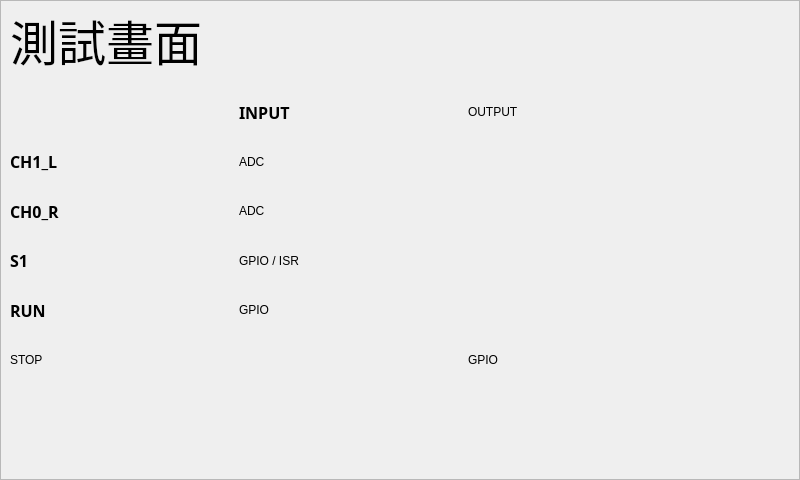
  <widget class="QFrame" name="test">
   <property name="geometry">
    <rect>
     <x>0</x>
     <y>0</y>
     <width>800</width>
     <height>480</height>
    </rect>
   </property>
   <property name="autoFillBackground">
    <bool>true</bool>
   </property>
   <property name="frameShape">
    <enum>QFrame::StyledPanel</enum>
   </property>
   <property name="frameShadow">
    <enum>QFrame::Raised</enum>
   </property>
   <widget class="QLabel" name="label_3">
    <property name="geometry">
     <rect>
      <x>10</x>
      <y>10</y>
      <width>441</width>
      <height>61</height>
     </rect>
    </property>
    <property name="font">
     <font>
      <family>標楷體</family>
      <pointsize>36</pointsize>
     </font>
    </property>
    <property name="text">
     <string>測試畫面</string>
    </property>
   </widget>
   <widget class="QWidget" name="gridLayoutWidget">
    <property name="geometry">
     <rect>
      <x>10</x>
      <y>70</y>
      <width>681</width>
      <height>311</height>
     </rect>
    </property>
    <layout class="QGridLayout" name="gridLayout">
     <item row="2" column="1">
      <widget class="QLabel" name="label_18">
       <property name="text">
        <string>ADC</string>
       </property>
      </widget>
     </item>
     <item row="4" column="0">
      <widget class="QLabel" name="label_9">
       <property name="font">
        <font>
         <family>微軟正黑體</family>
         <pointsize>12</pointsize>
         <weight>75</weight>
         <bold>true</bold>
        </font>
       </property>
       <property name="text">
        <string>S1</string>
       </property>
      </widget>
     </item>
     <item row="3" column="1">
      <widget class="QLabel" name="label_20">
       <property name="text">
        <string>ADC</string>
       </property>
      </widget>
     </item>
     <item row="2" column="0">
      <widget class="QLabel" name="label_6">
       <property name="font">
        <font>
         <family>微軟正黑體</family>
         <pointsize>12</pointsize>
         <weight>75</weight>
         <bold>true</bold>
        </font>
       </property>
       <property name="text">
        <string>CH1_L</string>
       </property>
      </widget>
     </item>
     <item row="5" column="0">
      <widget class="QLabel" name="label_8">
       <property name="font">
        <font>
         <family>微軟正黑體</family>
         <pointsize>12</pointsize>
         <weight>75</weight>
         <bold>true</bold>
        </font>
       </property>
       <property name="text">
        <string>RUN</string>
       </property>
      </widget>
     </item>
     <item row="0" column="2">
      <spacer name="horizontalSpacer_3">
       <property name="orientation">
        <enum>Qt::Horizontal</enum>
       </property>
       <property name="sizeHint" stdset="0">
        <size>
         <width>40</width>
         <height>20</height>
        </size>
       </property>
      </spacer>
     </item>
     <item row="5" column="1">
      <widget class="QLabel" name="label_24">
       <property name="text">
        <string>GPIO</string>
       </property>
      </widget>
     </item>
     <item row="3" column="0">
      <widget class="QLabel" name="label_5">
       <property name="font">
        <font>
         <family>微軟正黑體</family>
         <pointsize>12</pointsize>
         <weight>75</weight>
         <bold>true</bold>
        </font>
       </property>
       <property name="text">
        <string>CH0_R</string>
       </property>
      </widget>
     </item>
     <item row="0" column="0">
      <spacer name="horizontalSpacer">
       <property name="orientation">
        <enum>Qt::Horizontal</enum>
       </property>
       <property name="sizeHint" stdset="0">
        <size>
         <width>40</width>
         <height>20</height>
        </size>
       </property>
      </spacer>
     </item>
     <item row="0" column="1">
      <spacer name="horizontalSpacer_2">
       <property name="orientation">
        <enum>Qt::Horizontal</enum>
       </property>
       <property name="sizeHint" stdset="0">
        <size>
         <width>40</width>
         <height>20</height>
        </size>
       </property>
      </spacer>
     </item>
     <item row="1" column="1">
      <widget class="QLabel" name="label_7">
       <property name="font">
        <font>
         <family>微軟正黑體</family>
         <pointsize>12</pointsize>
         <weight>75</weight>
         <bold>true</bold>
        </font>
       </property>
       <property name="text">
        <string>INPUT</string>
       </property>
      </widget>
     </item>
     <item row="4" column="1">
      <widget class="QLabel" name="label_19">
       <property name="text">
        <string>GPIO / ISR</string>
       </property>
      </widget>
     </item>
     <item row="6" column="0">
      <widget class="QLabel" name="label_25">
       <property name="text">
        <string>STOP</string>
       </property>
      </widget>
     </item>
     <item row="6" column="2">
      <widget class="QLabel" name="label_56">
       <property name="text">
        <string>GPIO</string>
       </property>
      </widget>
     </item>
     <item row="1" column="2">
      <widget class="QLabel" name="label_57">
       <property name="text">
        <string>OUTPUT</string>
       </property>
      </widget>
     </item>
    </layout>
   </widget>
  </widget>
